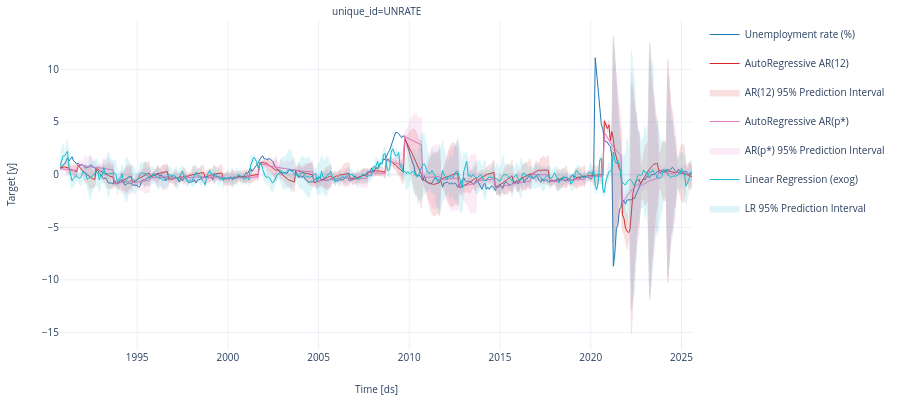

The cell this chart's notebook holds for it:
### Markdown cell above
# Plot

### Code cell
# ============================================================
# 1) Harmoniser clés (series_id/date) si besoin
# ============================================================
def ensure_keys(df):
    df = df.copy()
    if "unique_id" in df.columns and "series_id" not in df.columns:
        df = df.rename(columns={"unique_id": "series_id"})
    if "ds" in df.columns and "date" not in df.columns:
        df = df.rename(columns={"ds": "date"})
    return df

df_ar12 = ensure_keys(df_ar12)
df_arp  = ensure_keys(df_arp)
df_lr   = ensure_keys(df_lr)

# ============================================================
# 2) Sélection colonnes AR (cas standard: y_obs, y_hat_ar, y_hat_ar_lo_95, y_hat_ar_hi_95)
# ============================================================
need_ar = ["series_id", "date", "y_obs", "y_hat_ar", "y_hat_ar_lo_95", "y_hat_ar_hi_95"]
missing_ar12 = [c for c in need_ar if c not in df_ar12.columns]
missing_arp  = [c for c in need_ar if c not in df_arp.columns]

assert not missing_ar12, f"AR(12) parquet missing columns: {missing_ar12}"
assert not missing_arp,  f"AR(p*) parquet missing columns: {missing_arp}"

base_ar12 = (
    df_ar12[need_ar]
    .rename(columns={
        "y_hat_ar": "y_hat_ar12",
        "y_hat_ar_lo_95": "y_hat_ar12_lo_95",
        "y_hat_ar_hi_95": "y_hat_ar12_hi_95",
    })
)

base_arp = (
    df_arp[need_ar]
    .rename(columns={
        "y_hat_ar": "y_hat_arp",
        "y_hat_ar_lo_95": "y_hat_arp_lo_95",
        "y_hat_ar_hi_95": "y_hat_arp_hi_95",
    })
    # on évite d'avoir 2 fois y_obs après merge
    .drop(columns=["y_obs"])
)

# ============================================================
# 2bis) Sélection colonnes LR (tolérant: avec ou sans PI)
# ============================================================
need_lr_base = ["series_id", "date"]
assert all(c in df_lr.columns for c in need_lr_base), f"LR parquet missing keys: {[c for c in need_lr_base if c not in df_lr.columns]}"

# Trouver la colonne de prédiction LR (on teste plusieurs noms possibles)
lr_pred_candidates = ["y_hat_lr", "y_hat", "y_pred", "yhat", "y_hat_linreg", "y_hat_lr_exog"]
lr_pred = next((c for c in lr_pred_candidates if c in df_lr.columns), None)
assert lr_pred is not None, (
    "LR parquet: colonne de prédiction introuvable. "
    f"Testé: {lr_pred_candidates}. Colonnes dispo: {list(df_lr.columns)}"
)

# Intervalles optionnels (si présents)
lr_lo = next((c for c in ["y_hat_lr_lo_95", "y_hat_lo_95", "y_pred_lo_95", "yhat_lo_95"] if c in df_lr.columns), None)
lr_hi = next((c for c in ["y_hat_lr_hi_95", "y_hat_hi_95", "y_pred_hi_95", "yhat_hi_95"] if c in df_lr.columns), None)

cols_lr = need_lr_base + [lr_pred] + ([lr_lo] if lr_lo else []) + ([lr_hi] if lr_hi else [])
base_lr = df_lr[cols_lr].rename(columns={lr_pred: "y_hat_lr"})

# si LR contient y_obs (parfois), on le drop pour éviter doublon
if "y_obs" in base_lr.columns:
    base_lr = base_lr.drop(columns=["y_obs"])

# ============================================================
# 3) Merge : une table unique avec AR12 + ARp + LR
# ============================================================
df_ar_forecasts = (
    base_ar12
    .merge(base_arp, on=["series_id", "date"], how="inner")
    .merge(base_lr,  on=["series_id", "date"], how="inner")
)

# ============================================================
# 4) Même STRUCTURE que ton code : df_obs + df_fcst
# ============================================================
df_obs = (
    df_ar_forecasts
    .rename(columns={
        "series_id": "unique_id",
        "date": "ds",
        "y_obs": "y",
    })
    [["unique_id", "ds", "y"]]
)

# Forecasts : AR12 + ARp (avec PI) + LR (PI si dispo)
fcst_cols = [
    "unique_id", "ds",
    "AR12", "AR12-lo-95", "AR12-hi-95",
    "ARp",  "ARp-lo-95",  "ARp-hi-95",
    "LR",
]
rename_map = {
    "series_id": "unique_id",
    "date": "ds",

    "y_hat_ar12": "AR12",
    "y_hat_ar12_lo_95": "AR12-lo-95",
    "y_hat_ar12_hi_95": "AR12-hi-95",

    "y_hat_arp": "ARp",
    "y_hat_arp_lo_95": "ARp-lo-95",
    "y_hat_arp_hi_95": "ARp-hi-95",

    "y_hat_lr": "LR",
}

# si LR a des PI, on les ajoute automatiquement
if lr_lo and lr_hi:
    rename_map[lr_lo] = "LR-lo-95"
    rename_map[lr_hi] = "LR-hi-95"
    fcst_cols = fcst_cols[:-1] + ["LR", "LR-lo-95", "LR-hi-95"]  # insère PI juste après LR

df_fcst = (
    df_ar_forecasts
    .rename(columns=rename_map)
    [[c for c in fcst_cols if c in (set(rename_map.values()) | {"unique_id", "ds"})]]
)

# ============================================================
# 5) Plot + rename légende
# ============================================================
fig = plot_series(
    df=df_obs,
    forecasts_df=df_fcst,
    level=[95],
    engine="plotly",
).update_layout(height=400)

for trace in fig.data:
    n = (trace.name or "")
    nl = n.lower()

    if n == "y":
        trace.name = "Unemployment rate (%)"
    elif n == "AR12":
        trace.name = "AutoRegressive AR(12)"
    elif n == "ARp":
        trace.name = "AutoRegressive AR(p*)"
    elif n == "LR":
        trace.name = "Linear Regression (exog)"
    elif "level_95" in nl:
        if "ar12" in nl:
            trace.name = "AR(12) 95% Prediction Interval"
        elif "arp" in nl:
            trace.name = "AR(p*) 95% Prediction Interval"
        elif "lr" in nl:
            trace.name = "LR 95% Prediction Interval"
        else:
            trace.name = "95% Prediction Interval"

fig.show()

### Figure 1 — Plotly figure (JSON) as saved in the notebook; plotly's stock layout.template omitted (floating-point values rounded to 4 significant figures; data arrays with more than 128 entries replaced by an {"elided": "..."} marker saying what was removed)
{"data": [{"legendgroup": "y", "line": {"color": "#1f77b4", "width": 1}, "mode": "lines", "name": "Unemployment rate (%)", "showlegend": true, "type": "scatter", "x": {"elided": "838 str values"}, "xaxis": "x", "y": {"elided": "838 float values"}, "yaxis": "y"}, {"legendgroup": "AR12", "line": {"color": "#d62728", "width": 1}, "mode": "lines", "name": "AutoRegressive AR(12)", "showlegend": true, "type": "scatter", "x": {"elided": "838 str values"}, "xaxis": "x", "y": {"elided": "838 float values"}, "yaxis": "y"}, {"fill": "toself", "fillcolor": "#d62728", "legendgroup": "AR12_level_95", "line": {"color": "#d62728", "width": 1}, "mode": "lines", "name": "AR(12) 95% Prediction Interval", "opacity": 0.14, "showlegend": true, "type": "scatter", "x": {"elided": "1676 str values"}, "xaxis": "x", "y": {"elided": "1676 float values"}, "yaxis": "y"}, {"legendgroup": "ARp", "line": {"color": "#e377c2", "width": 1}, "mode": "lines", "name": "AutoRegressive AR(p*)", "showlegend": true, "type": "scatter", "x": {"elided": "838 str values"}, "xaxis": "x", "y": {"elided": "838 float values"}, "yaxis": "y"}, {"fill": "toself", "fillcolor": "#e377c2", "legendgroup": "ARp_level_95", "line": {"color": "#e377c2", "width": 1}, "mode": "lines", "name": "AR(p*) 95% Prediction Interval", "opacity": 0.14, "showlegend": true, "type": "scatter", "x": {"elided": "1676 str values"}, "xaxis": "x", "y": {"elided": "1676 float values"}, "yaxis": "y"}, {"legendgroup": "LR", "line": {"color": "#17becf", "width": 1}, "mode": "lines", "name": "Linear Regression (exog)", "showlegend": true, "type": "scatter", "x": {"elided": "838 str values"}, "xaxis": "x", "y": {"elided": "838 float values"}, "yaxis": "y"}, {"fill": "toself", "fillcolor": "#17becf", "legendgroup": "LR_level_95", "line": {"color": "#17becf", "width": 1}, "mode": "lines", "name": "LR 95% Prediction Interval", "opacity": 0.14, "showlegend": true, "type": "scatter", "x": {"elided": "1676 str values"}, "xaxis": "x", "y": {"elided": "1676 float values"}, "yaxis": "y"}], "layout": {"annotations": [{"font": {"size": 10}, "showarrow": false, "text": "unique_id=UNRATE", "x": 0.5, "xanchor": "center", "xref": "paper", "y": 1, "yanchor": "bottom", "yref": "paper"}, {"font": {"size": 10}, "showarrow": false, "text": "Time [ds]", "x": 0.5, "xanchor": "center", "xref": "paper", "y": 0, "yanchor": "top", "yref": "paper", "yshift": -30}, {"font": {"size": 10}, "showarrow": false, "text": "Target [y]", "textangle": -90, "x": 0, "xanchor": "right", "xref": "paper", "xshift": -40, "y": 0.5, "yanchor": "middle", "yref": "paper"}], "autosize": true, "font": {"size": 10}, "height": 400, "margin": {"b": 50, "l": 60, "r": 10, "t": 20}, "xaxis": {"anchor": "y", "domain": [0, 1], "showticklabels": true, "visible": true}, "yaxis": {"anchor": "x", "domain": [0, 1]}}}
